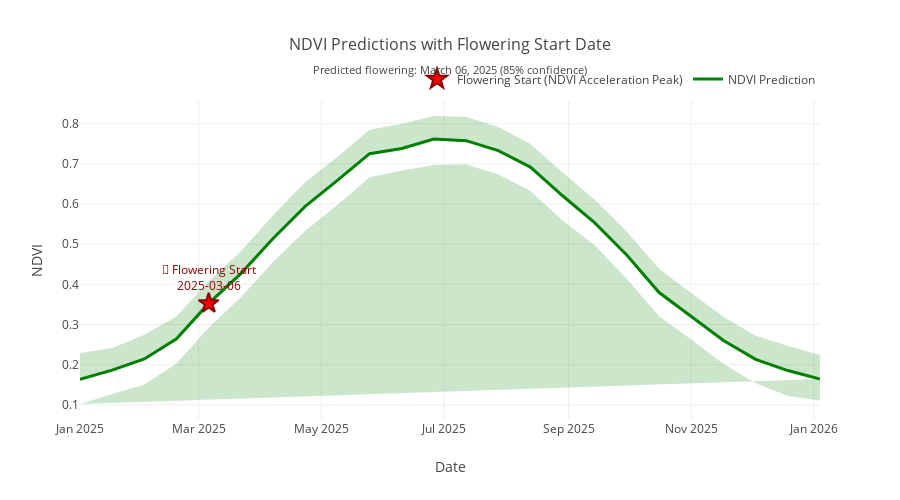

Notebook code cell kept with this figure:
### Code cell
# Create a visualization of flowering predictions
if 'forecast' in globals() and forecast is not None and flowering_start_date is not None:
    import plotly.graph_objects as go
    from plotly.subplots import make_subplots
    
    print("📊 Creating flowering prediction visualization...")
    
    # Prepare data for plotting
    plot_df = forecast[['ds', 'yhat', 'yhat_lower', 'yhat_upper']].copy()
    plot_df['ds'] = pd.to_datetime(plot_df['ds'])
    
    # Create the figure
    fig_flowering = go.Figure()
    
    # Add NDVI prediction line
    fig_flowering.add_trace(go.Scatter(
        x=plot_df['ds'],
        y=plot_df['yhat'],
        mode='lines',
        name='NDVI Prediction',
        line=dict(color='green', width=3)
    ))
    
    # Add uncertainty bands
    fig_flowering.add_trace(go.Scatter(
        x=plot_df['ds'].tolist() + plot_df['ds'].tolist()[::-1],
        y=plot_df['yhat_upper'].tolist() + plot_df['yhat_lower'].tolist()[::-1],
        fill='tonexty',
        fillcolor='rgba(0,128,0,0.2)',
        line=dict(color='rgba(255,255,255,0)'),
        name='Prediction Uncertainty',
        showlegend=False
    ))
    
    # Add flowering date marker
    flowering_ndvi = flowering_predictions[best_method]['ndvi_at_flowering']
    fig_flowering.add_trace(go.Scatter(
        x=[flowering_start_date],
        y=[flowering_ndvi],
        mode='markers+text',
        marker=dict(
            color='red',
            size=15,
            symbol='star',
            line=dict(color='darkred', width=2)
        ),
        text=[f'🌸 Flowering Start<br>{flowering_start_date.strftime("%Y-%m-%d")}'],
        textposition='top center',
        textfont=dict(size=12, color='darkred'),
        name=f'Flowering Start ({flowering_method})'
    ))
    
    # Add NDVI threshold line if applicable
    if best_method == 'ndvi_threshold':
        threshold = flowering_predictions[best_method]['threshold_used']
        fig_flowering.add_hline(
            y=threshold, 
            line_dash="dash", 
            line_color="red",
            annotation_text=f"Flowering Threshold (NDVI ≥ {threshold})",
            annotation_position="bottom right"
        )
    
    # Update layout
    fig_flowering.update_layout(
        title=dict(
            text=f'NDVI Predictions with Flowering Start Date<br>'
                 f'<sub>Predicted flowering: {flowering_start_date.strftime("%B %d, %Y")} '
                 f'({flowering_confidence:.0%} confidence)</sub>',
            font=dict(size=16)
        ),
        xaxis_title='Date',
        yaxis_title='NDVI',
        hovermode='x unified',
        legend=dict(
            orientation="h",
            yanchor="bottom",
            y=1.02,
            xanchor="right",
            x=1
        ),
        height=500,
        showlegend=True
    )
    
    # Show the plot
    fig_flowering.show()
    
    # Print summary statistics
    print(f"\n📈 Flowering Prediction Summary:")
    print(f"   🗓️  Predicted flowering start: {flowering_start_date.strftime('%B %d, %Y')}")
    print(f"   🎯 Method used: {flowering_method}")
    print(f"   📊 Confidence level: {flowering_confidence:.1%}")
    print(f"   🌱 NDVI at flowering: {flowering_ndvi:.3f}")
    
    if flowering_start_date > pd.Timestamp.now():
        days_until = (flowering_start_date - pd.Timestamp.now()).days
        print(f"   ⏳ Days until flowering: {days_until} days")
        
        # Calculate weeks until flowering
        weeks_until = days_until // 7
        remaining_days = days_until % 7
        if weeks_until > 0:
            print(f"   📅 Time until flowering: {weeks_until} weeks and {remaining_days} days")
    else:
        print(f"   ⚠️  Flowering date is in the past or has already occurred")
    
    # Compare all methods
    print(f"\n🔍 Comparison of all methods:")
    for method_key, result in flowering_predictions.items():
        if result['flowering_start_date'] is not None:
            print(f"   • {result['method']}: {result['flowering_start_date'].strftime('%Y-%m-%d')} "
                  f"({result['confidence']:.1%})")
        else:
            print(f"   • {result['method']}: No prediction available")
            
else:
    print("📊 No flowering visualization available - missing forecast data or flowering prediction")

### Figure 1 — Plotly figure (JSON) as saved in the notebook; plotly's stock layout.template omitted (floating-point values rounded to 4 significant figures)
{"data": [{"line": {"color": "green", "width": 3}, "mode": "lines", "name": "NDVI Prediction", "type": "scatter", "x": ["2025-01-01T00:00:00.000000000", "2025-01-17T00:00:00.000000000", "2025-02-02T00:00:00.000000000", "2025-02-18T00:00:00.000000000", "2025-03-06T00:00:00.000000000", "2025-03-22T00:00:00.000000000", "2025-04-07T00:00:00.000000000", "2025-04-23T00:00:00.000000000", "2025-05-09T00:00:00.000000000", "2025-05-25T00:00:00.000000000", "2025-06-10T00:00:00.000000000", "2025-06-26T00:00:00.000000000", "2025-07-12T00:00:00.000000000", "2025-07-28T00:00:00.000000000", "2025-08-13T00:00:00.000000000", "2025-08-29T00:00:00.000000000", "2025-09-14T00:00:00.000000000", "2025-09-30T00:00:00.000000000", "2025-10-16T00:00:00.000000000", "2025-11-01T00:00:00.000000000", "2025-11-17T00:00:00.000000000", "2025-12-03T00:00:00.000000000", "2025-12-19T00:00:00.000000000", "2026-01-04T00:00:00.000000000"], "y": [0.164, 0.1865, 0.2142, 0.2644, 0.3526, 0.4268, 0.5143, 0.5941, 0.659, 0.7253, 0.7382, 0.762, 0.7578, 0.7328, 0.692, 0.6206, 0.5531, 0.4724, 0.3797, 0.3196, 0.2603, 0.2135, 0.1855, 0.1644]}, {"fill": "tonexty", "fillcolor": "rgba(0,128,0,0.2)", "line": {"color": "rgba(255,255,255,0)"}, "name": "Prediction Uncertainty", "showlegend": false, "type": "scatter", "x": ["2025-01-01T00:00:00", "2025-01-17T00:00:00", "2025-02-02T00:00:00", "2025-02-18T00:00:00", "2025-03-06T00:00:00", "2025-03-22T00:00:00", "2025-04-07T00:00:00", "2025-04-23T00:00:00", "2025-05-09T00:00:00", "2025-05-25T00:00:00", "2025-06-10T00:00:00", "2025-06-26T00:00:00", "2025-07-12T00:00:00", "2025-07-28T00:00:00", "2025-08-13T00:00:00", "2025-08-29T00:00:00", "2025-09-14T00:00:00", "2025-09-30T00:00:00", "2025-10-16T00:00:00", "2025-11-01T00:00:00", "2025-11-17T00:00:00", "2025-12-03T00:00:00", "2025-12-19T00:00:00", "2026-01-04T00:00:00", "2026-01-04T00:00:00", "2025-12-19T00:00:00", "2025-12-03T00:00:00", "2025-11-17T00:00:00", "2025-11-01T00:00:00", "2025-10-16T00:00:00", "2025-09-30T00:00:00", "2025-09-14T00:00:00", "2025-08-29T00:00:00", "2025-08-13T00:00:00", "2025-07-28T00:00:00", "2025-07-12T00:00:00", "2025-06-26T00:00:00", "2025-06-10T00:00:00", "2025-05-25T00:00:00", "2025-05-09T00:00:00", "2025-04-23T00:00:00", "2025-04-07T00:00:00", "2025-03-22T00:00:00", "2025-03-06T00:00:00", "2025-02-18T00:00:00", "2025-02-02T00:00:00", "2025-01-17T00:00:00", "2025-01-01T00:00:00"], "y": [0.2294, 0.2418, 0.2744, 0.3202, 0.4077, 0.4824, 0.5718, 0.655, 0.7168, 0.7848, 0.7998, 0.8191, 0.817, 0.7915, 0.7497, 0.6787, 0.6106, 0.5312, 0.4388, 0.3779, 0.3197, 0.2718, 0.2471, 0.2242, 0.1108, 0.1222, 0.1538, 0.2026, 0.263, 0.3207, 0.4131, 0.4972, 0.559, 0.6321, 0.6742, 0.6982, 0.6972, 0.6833, 0.6664, 0.5976, 0.5332, 0.4558, 0.3682, 0.2927, 0.2028, 0.151, 0.1273, 0.1022]}, {"marker": {"color": "red", "line": {"color": "darkred", "width": 2}, "size": 15, "symbol": "star"}, "mode": "markers+text", "name": "Flowering Start (NDVI Acceleration Peak)", "text": ["🌸 Flowering Start<br>2025-03-06"], "textfont": {"color": "darkred", "size": 12}, "textposition": "top center", "type": "scatter", "x": ["2025-03-06T00:00:00"], "y": [0.3526]}], "layout": {"height": 500, "hovermode": "x unified", "legend": {"orientation": "h", "x": 1, "xanchor": "right", "y": 1.02, "yanchor": "bottom"}, "showlegend": true, "title": {"font": {"size": 16}, "text": "NDVI Predictions with Flowering Start Date<br><sub>Predicted flowering: March 06, 2025 (85% confidence)</sub>"}, "xaxis": {"title": {"text": "Date"}}, "yaxis": {"title": {"text": "NDVI"}}}}
